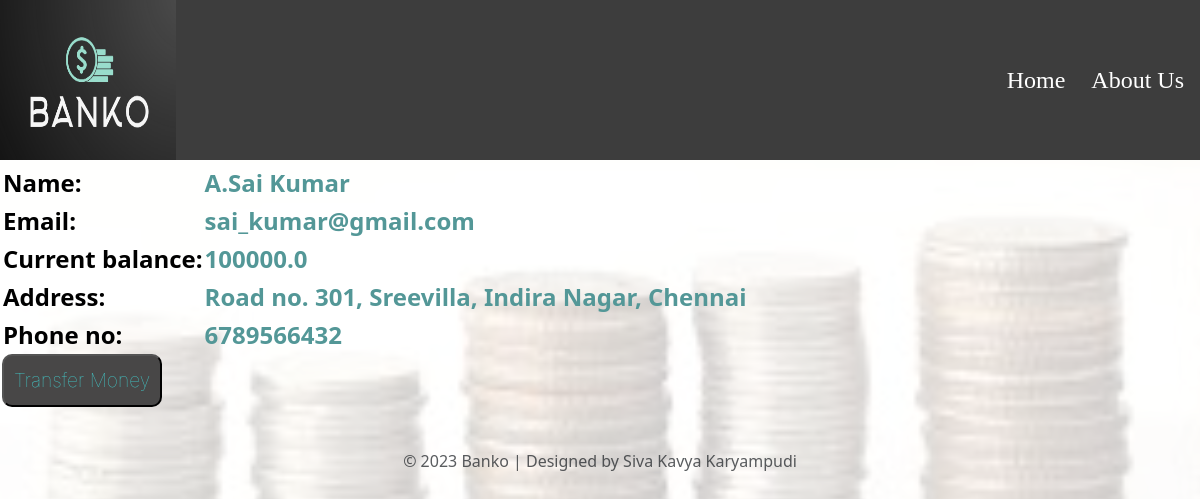
The app's page /customer/2/ with its own data.
### banking_system_app/models.py (models this page shows, shortened)
class customers(models.Model):
    id=models.IntegerField(primary_key=True)
    name=models.CharField(max_length=100)
    email=models.EmailField(max_length=50)
    current_balance=models.FloatField()
    address=models.CharField(max_length=150)
    phone_number=models.IntegerField()

### banking_system_app/views.py (the view)
# urls.py: path('customer/<int:id>/',views.customer),
def customer(request,id):
    customer_det=customers.objects.get(id=id)
    customer_all=customers.objects.all()
    def rem_id(val):
        if (val.id)!=id:
            return True
        else:
            return False
    customer_all=list(filter(rem_id,customer_all))
    return render(request,'customer.html',{'customer':customer_det,'customer_all':customer_all})

### templates/customer.html (shortened to what this page needs)
{% extends 'base.html'%}
{%block content%}
    <div class="custo">
        <table class="tab" cellspacing="20px" >
            <th></th>
            <th></th>
            <tr>
                <td class="col_name">Name:</td>
                <td>{{customer.name}}</td>
            </tr>
            <tr>
                <td class="col_name">Email:</td>
                <td>{{customer.email}}</td>
            </tr>
            <tr>
                <td class="col_name">Current balance:</td>
                <td>{{customer.current_balance}}</td>
            </tr>
            <tr>
                <td class="col_name">Address:</td>
                <td>{{customer.address}}</td>
            </tr>
            <tr>
                <td class="col_name">Phone no:</td>
                <td>{{customer.phone_number}}</td>
            </tr>
        </table>
        <button onclick="fun()" class="btn_home">Transfer Money</button>
    </div>
{%endblock%}

### records on screen
customers: name "A.Sai Kumar", email "sai_kumar@gmail.com", current_balance "100000.0", address "Road no. 301, Sreevilla, Indira Nagar, Chennai", phone_number "6789566432"
